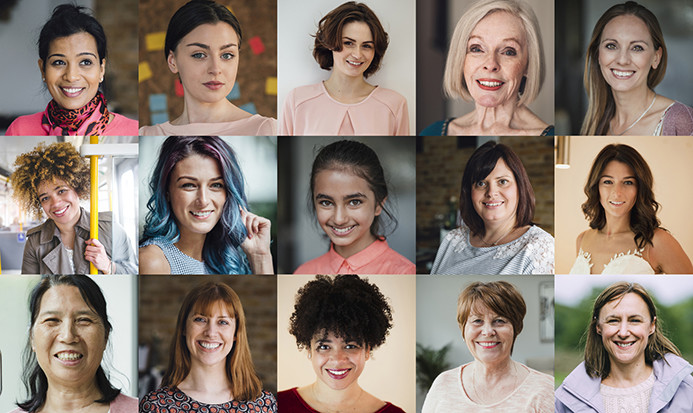
#> input picture Curso_opencv/caras/caras_img/imagen1.jpg, 693 x 413 px, given in place of caras_img, which was not available
$ python clase29-open_img_folder_capture_face.py
#> lines starting #> are read from the running program, lines starting #| are printed output that depends on the picture; after the words box and inside, x2 and y2 are one past the last pixel; in counts of white or black regions, pixels touching at a corner belong together; pictures that were not available may be replaced by others from this repository, and a replacement may not be noted
import cv2
import os#ayuda a listar archivos, crearlos, ect

imagenesPath = 'C:/Users/51927/Desktop/caras'#guardamos la ruta del folder; despues de : va /
imagenesPathList = os.listdir(imagenesPath)#listamos el contenido de la ruta
print(imagenesPathList)

#creamos una carpeta para almacenar los rostros encontrados

if not os.path.exists('Rostros Encontrados'):
    print('Carpeta creada: Rostros Encontrados')
    os.mkdir('C:/Users/51927/Desktop/Rostros Encontrados')#especificar ruta y nombre de la carpeta, por defecto se crea en la ubicacion del Script

faceClassif = cv2.CascadeClassifier(cv2.data.haarcascades+'haarcascade_frontalface_default.xml')

cont = 0

for imagen in imagenesPathList:
    img = cv2.imread(imagenesPath+'/'+imagen)
#> img is the input picture: shape (413, 693, 3); mean B, G, R 115, 125.2, 139.7
    img = cv2.resize(img,(600,400))
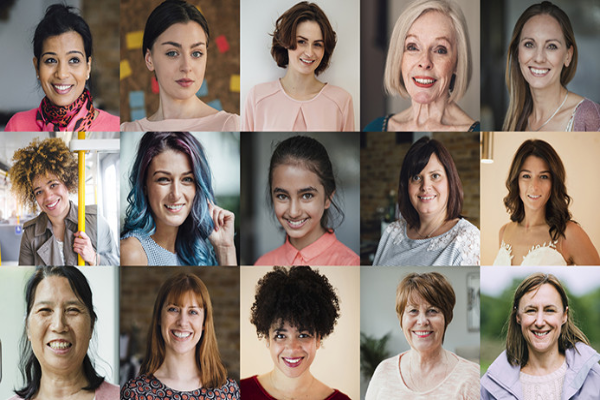
#> img: shape (400, 600, 3); mean B, G, R 114.9, 125.1, 139.6
    imgAux = img.copy()
    gris = cv2.cvtColor(img,cv2.COLOR_BGR2GRAY)
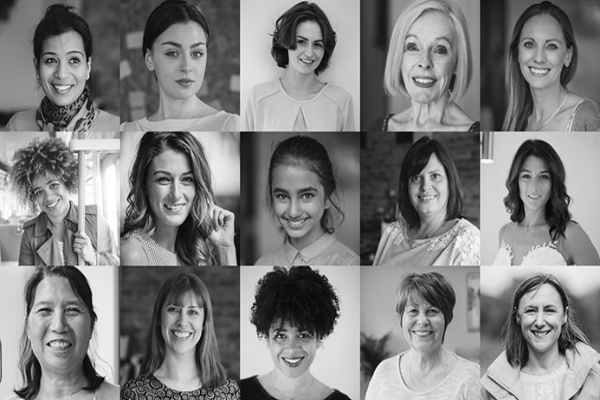
#> gris: shape (400, 600); min 1, max 255, mean 128.2

    face = faceClassif.detectMultiScale(gris,1.11,5)
#> face = 14 rows, first 6: [285, 26, 48, 48], [511, 160, 48, 48], [30, 36, 65, 65], [154, 289, 59, 59], [509, 21, 63, 63], [148, 24, 74, 74]

    for (x,y,w,h) in face:
        cv2.rectangle(img,(x,y),(x+w,y+h),(0,255,0),2)
#> this loop made 14 passes
#> (x, y, w, h) on passes 1 to 12: (285, 26, 48, 48), (511, 160, 48, 48), (30, 36, 65, 65), (154, 289, 59, 59), (509, 21, 63, 63), (148, 24, 74, 74), (142, 155, 63, 63), (399, 157, 55, 55), (511, 288, 59, 59), (397, 290, 57, 57), (382, 16, 85, 85), (258, 166, 74, 74)
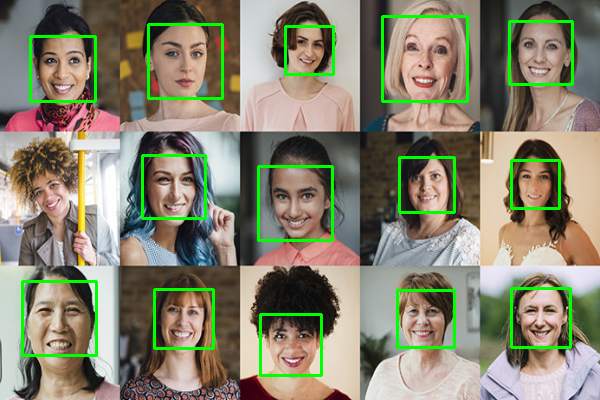
#> img: shape (400, 600, 3); 4.4% of pixels changed, all inside (x1, y1, x2, y2) = (21, 15, 574, 377)

    cv2.rectangle(img,(10,5),(450,25),(255,255,255),-1)
    mensaje1 = 'Presione \'s\' para guardar los rostros encontrados'
    cv2.putText(img,mensaje1,(10,20),2,0.5,(128,0,255),1,cv2.LINE_AA)

    cv2.rectangle(img,(10,365),(230,385),(255,255,255),-1)
    mensaje2 = 'Presione \'x\' para salir'
    cv2.putText(img,mensaje2,(10,380),2,0.5,(128,0,255),1,cv2.LINE_AA)
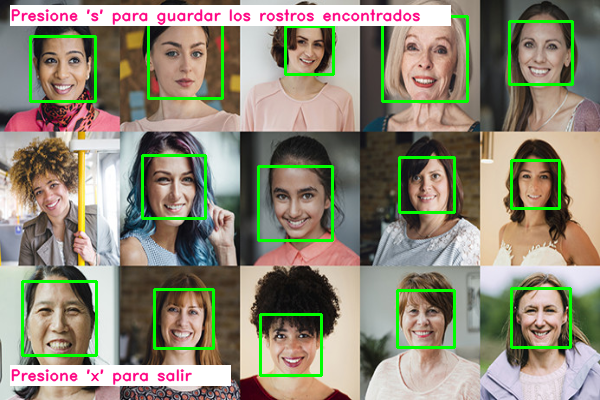
#> img: shape (400, 600, 3); mean B, G, R 119.3, 138.1, 142.9

    cv2.imshow('IMAGEN',img)
    k = cv2.waitKey(0)
#> (key x is pressed here)
    if k == ord('s'):
        for (x,y,w,h) in face:
            rostro = imgAux[y:y+h,x:x+w]#cortando la imagen
            rostro = cv2.resize(rostro,(60,60))
            #cv2.rectangle(img,(x,y),(x+w,y+h),(0,255,0),2)
            cv2.imwrite(f'C:/Users/51927/Desktop/Rostros Encontrados/captura{cont}.jpg',rostro)
            cont = cont + 1
            cv2.imshow('ROSTRO',rostro)
            cv2.waitKey(0)
    if k == ord('x'):
        break
cv2.destroyAllWindows()
